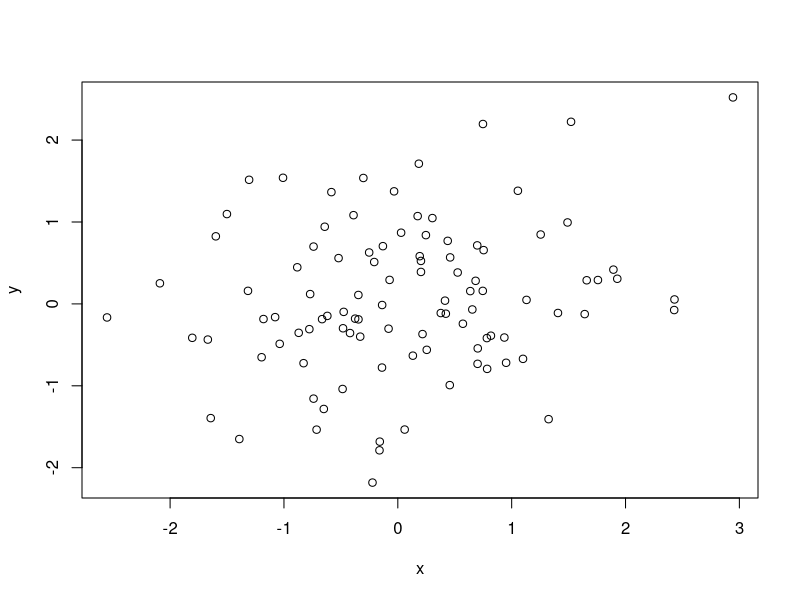
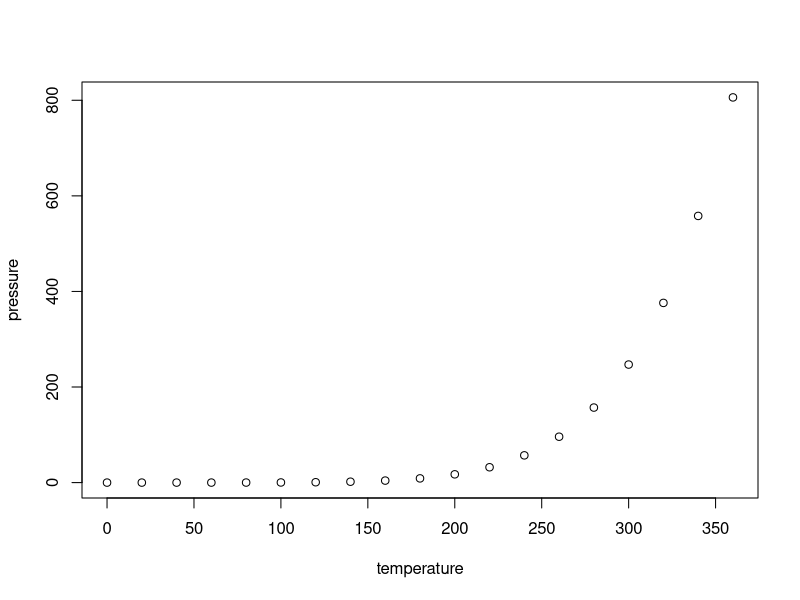

Write R code to recreate these figures, in order.
## ---- chunk 1
x <- rnorm(100)
y <- rnorm(100)
plot(x, y)
## ---- chunk 2
summary(x)
## ---- chunk 3
summary(cars)
## ---- chunk 4
plot(pressure)
